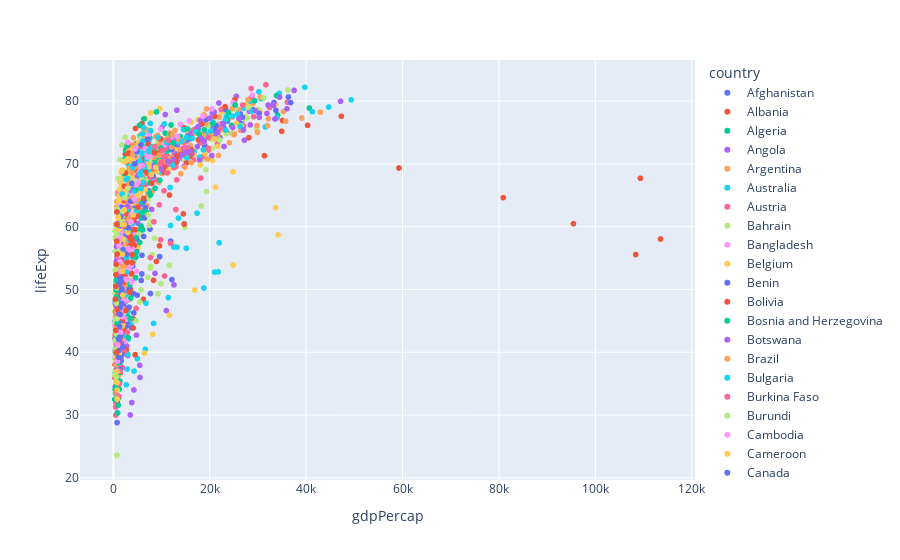

Notebook cell for this chart:
### Markdown cell above
[Back to top](#Index:) 

### Problem 2

#### Scatter Plot of GDP vs. Life Expectancy with Country

Use `plotly` to create a scatter plot of the gapminder data with GDP on the $x$-axis and Life Expectancy on the $y$ axis and add color to each point based on the `country` column.  

Use the `plt.savefig()` method to save the image as `img2.png` in the `images` folder.

### Code cell
### GRADED

px.scatter(gapminder, x='gdpPercap', y='lifeExp', color='country')
